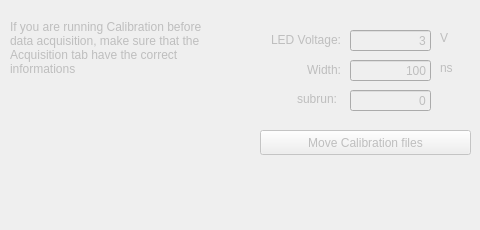
    <widget class="QWidget" name="tab_2">
     <property name="enabled">
      <bool>false</bool>
     </property>
     <property name="acceptDrops">
      <bool>false</bool>
     </property>
     <attribute name="title">
      <string>Calibration</string>
     </attribute>
     <widget class="QLineEdit" name="led_width">
      <property name="geometry">
       <rect>
        <x>350</x>
        <y>60</y>
        <width>81</width>
        <height>21</height>
       </rect>
      </property>
      <property name="text">
       <string>100</string>
      </property>
      <property name="alignment">
       <set>Qt::AlignRight|Qt::AlignTrailing|Qt::AlignVCenter</set>
      </property>
     </widget>
     <widget class="QLabel" name="LED_voltage">
      <property name="enabled">
       <bool>false</bool>
      </property>
      <property name="geometry">
       <rect>
        <x>220</x>
        <y>30</y>
        <width>121</width>
        <height>20</height>
       </rect>
      </property>
      <property name="text">
       <string>LED Voltage:</string>
      </property>
      <property name="alignment">
       <set>Qt::AlignRight|Qt::AlignTrailing|Qt::AlignVCenter</set>
      </property>
     </widget>
     <widget class="QLineEdit" name="led_voltage">
      <property name="geometry">
       <rect>
        <x>350</x>
        <y>30</y>
        <width>81</width>
        <height>21</height>
       </rect>
      </property>
      <property name="text">
       <string>3</string>
      </property>
      <property name="alignment">
       <set>Qt::AlignRight|Qt::AlignTrailing|Qt::AlignVCenter</set>
      </property>
      <property name="readOnly">
       <bool>false</bool>
      </property>
     </widget>
     <widget class="QLabel" name="width">
      <property name="geometry">
       <rect>
        <x>250</x>
        <y>60</y>
        <width>91</width>
        <height>20</height>
       </rect>
      </property>
      <property name="text">
       <string>Width:</string>
      </property>
      <property name="alignment">
       <set>Qt::AlignRight|Qt::AlignTrailing|Qt::AlignVCenter</set>
      </property>
     </widget>
     <widget class="QLabel" name="label_8">
      <property name="geometry">
       <rect>
        <x>440</x>
        <y>30</y>
        <width>16</width>
        <height>16</height>
       </rect>
      </property>
      <property name="text">
       <string>V</string>
      </property>
     </widget>
     <widget class="QLabel" name="label_9">
      <property name="geometry">
       <rect>
        <x>440</x>
        <y>60</y>
        <width>21</width>
        <height>16</height>
       </rect>
      </property>
      <property name="text">
       <string>ns</string>
      </property>
     </widget>
     <widget class="QPushButton" name="button_movefile_2">
      <property name="geometry">
       <rect>
        <x>260</x>
        <y>130</y>
        <width>211</width>
        <height>25</height>
       </rect>
      </property>
      <property name="text">
       <string>Move Calibration files</string>
      </property>
     </widget>
     <widget class="QLabel" name="Information">
      <property name="geometry">
       <rect>
        <x>10</x>
        <y>20</y>
        <width>201</width>
        <height>201</height>
       </rect>
      </property>
      <property name="autoFillBackground">
       <bool>false</bool>
      </property>
      <property name="text">
       <string>If you are running Calibration before data acquisition, make sure that the Acquisition tab have the correct informations</string>
      </property>
      <property name="textFormat">
       <enum>Qt::AutoText</enum>
      </property>
      <property name="scaledContents">
       <bool>false</bool>
      </property>
      <property name="alignment">
       <set>Qt::AlignLeading|Qt::AlignLeft|Qt::AlignTop</set>
      </property>
      <property name="wordWrap">
       <bool>true</bool>
      </property>
     </widget>
     <widget class="QLineEdit" name="subrun_2">
      <property name="geometry">
       <rect>
        <x>350</x>
        <y>90</y>
        <width>81</width>
        <height>21</height>
       </rect>
      </property>
      <property name="text">
       <string>0</string>
      </property>
      <property name="alignment">
       <set>Qt::AlignRight|Qt::AlignTrailing|Qt::AlignVCenter</set>
      </property>
     </widget>
     <widget class="QLabel" name="label_11">
      <property name="geometry">
       <rect>
        <x>270</x>
        <y>90</y>
        <width>67</width>
        <height>17</height>
       </rect>
      </property>
      <property name="text">
       <string>subrun:</string>
      </property>
      <property name="alignment">
       <set>Qt::AlignRight|Qt::AlignTrailing|Qt::AlignVCenter</set>
      </property>
     </widget>
    </widget>
